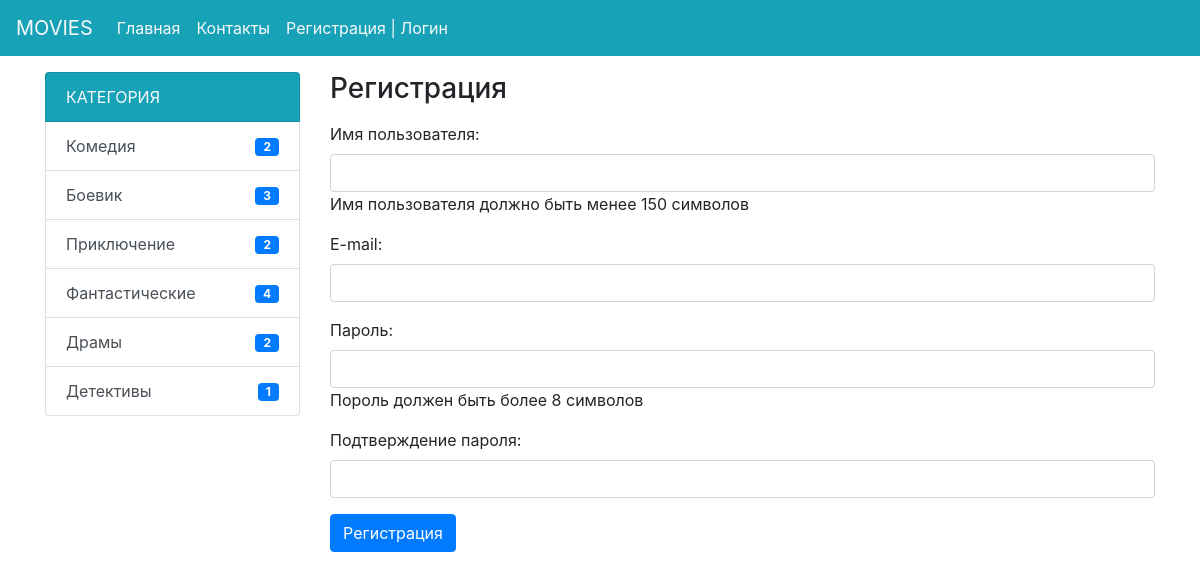
Screenshot of /register/ with the database file from the repository.
### news/models.py (models this page shows, shortened)
class Category(models.Model):
    title = models.CharField(max_length=150, db_index=True, verbose_name='Категория')
    def get_absolute_url(self):
        return reverse('category', kwargs={'category_id': self.pk})
    class Meta:
        verbose_name = 'Категория'
        verbose_name_plural = 'Category'

### news/views.py (the view)
# urls.py: path('register/', register, name='register'),
def register(request):
    if request.method == 'POST':
        form = UserRegisterForm(request.POST)
        if form.is_valid():
            user = form.save()
            login(request, user)
            messages.success(request, 'Вы успешно зарегистрировались')
            return redirect('home')
        else:
            messages.error(request, 'Ошибка регистрации')
    else:
        form = UserRegisterForm()
    return render(request, 'news/register.html', {'form': form})

### news/forms.py
class UserRegisterForm(UserCreationForm):
    username = forms.CharField(max_length=150,
                               help_text='Имя пользователя должно быть менее 150 символов',
                               label='Имя пользователя',
                               widget=forms.TextInput(attrs={'class': 'form-control'}))
    email = forms.EmailField(max_length=150, label='E-mail',
                             widget=forms.EmailInput(attrs={'class': 'form-control'}))
    password1 = forms.CharField(max_length=150,
                                help_text='Пороль должен быть более 8 символов', label='Пароль',
                                widget=forms.PasswordInput(attrs={'class': 'form-control'}))
    password2 = forms.CharField(max_length=150, label='Подтверждение пароля',
                                widget=forms.PasswordInput(attrs={'class': 'form-control'}))
    class Meta:
        model = User
        fields = ('username', 'email', 'password1', 'password2')

### news/templatetags/news_tags.py (called while the page is built)
@register.simple_tag(name='get_categories')
def get_categories():
    return Category.objects.all()

@register.inclusion_tag('news/list_categories.html')
def show_catgories():
    categories = Category.objects.annotate(badge=Count('news', filter=F('news__is_published'))).filter(badge__gt=0)
    return {'categories': categories}

### news/templates/news/register.html (shortened to what this page needs)
{% extends 'base.html' %}
{% block sidebar %}
{% include 'base/sidebar.html' %}
{% endblock %}
{% block content %}
<h3 class="mb-3">Регистрация</h3>
<form method="post">
    {{ form.as_p }}
    <button type="submit" class="btn btn-primary">Регистрация</button>
</form>
{% endblock %}

### news/templates/news/list_categories.html
<div class="list-group">
    <div class="list-group-item bg-info text-light ">КАТЕГОРИЯ</div>
    {% for item_category in categories %}
    <a href="{{ item_category.get_absolute_url}}" class="list-group-item list-group-item-action"> {{ item_category.title }}
        <span class="badge badge-primary pl-2 pr-2 float-right mt-1">{{ item_category.badge}}</span>
    </a>
    {% endfor %}
</div>

### rows the page displays
Category: title "Комедия", badge "2"
Category: title "Боевик", badge "3"
Category: title "Приключение", badge "2"
Category: title "Фантастические", badge "4"
Category: title "Драмы", badge "2"
Category: title "Детективы", badge "1"
